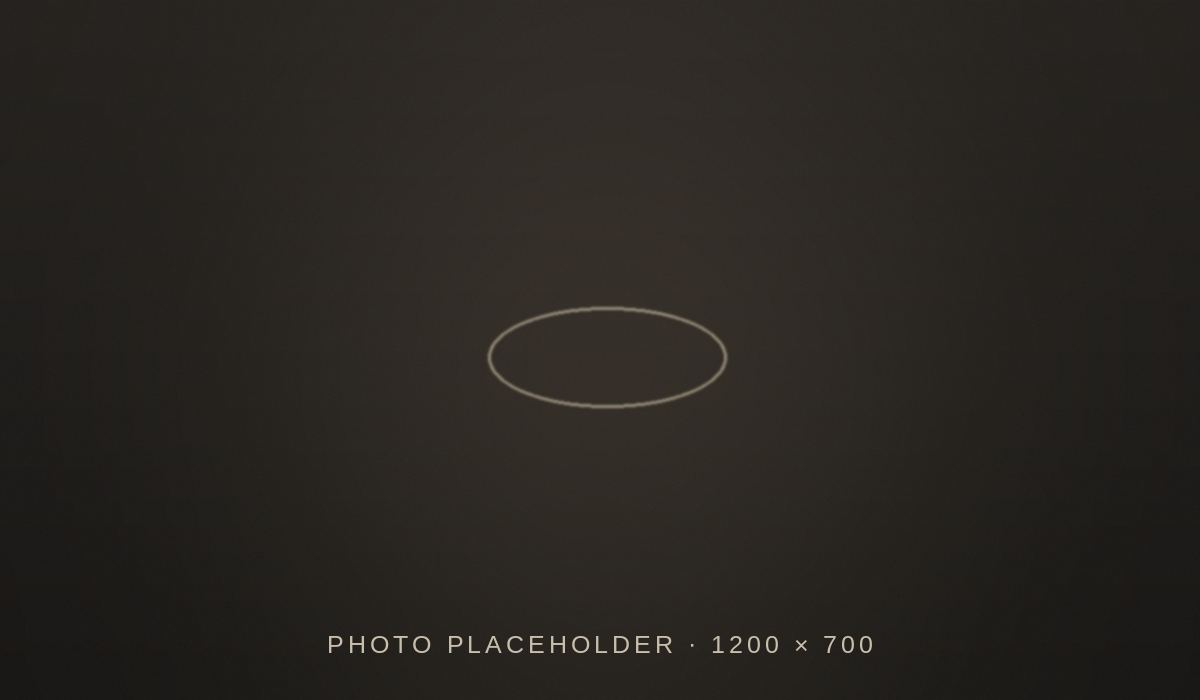
#> input picture assets/images/abandoned-cart-hero.jpg, 1200 x 700 px, given in place of logo.png, which was not available
$ python photos.py
#> lines starting #> are read from the running program, lines starting #| are printed output that depends on the picture; pictures that were not available may be replaced by others from this repository, and a replacement may not be noted
#!/usr/bin/env python3
"""7th & Hill photo pipeline: one colour grade for every photo, then the crops the emails use.

    python3 scripts/photos.py

Reads originals from assets/photos/ and writes assets/images/:
  hero-*.jpg     full-width photo (1200 px, shown at 600) with the round seal on its lower edge
  feature-*.jpg  large square photo for collages (704 px, shown at 352)
  tile-*.jpg     small square of a worn piece, same size as a product tile
  story-*.jpg    photo inside a block (no seal)
  product-1xx.jpg  packshots on the moonlit backdrop (PACKSHOTS); seal.png for letters without a photo

To swap a photo: put the new original in assets/photos/, change its name in SHOTS below, run the
script, then `python3 scripts/build.py`. Product photos (product-NN.jpg) are not touched here.
"""
from pathlib import Path
import numpy as np
from PIL import Image, ImageDraw, ImageOps

ROOT = Path(__file__).resolve().parent.parent
PHOTOS, OUT = ROOT / "assets" / "photos", ROOT / "assets" / "images"

# name -> (original, kind, crop box as fractions (left, top, right, bottom) or None)
SHOTS = {
    # full-width photos with the seal (hero)
    "hero-sally-fireplace.jpg":  ("sally-fireplace.jpg",             "hero",    (0.11, 0.19, 0.95, 0.64)),
    "hero-sally-velvet.jpg":     ("sally-velvet.jpg",                "hero",    (0, 0.03, 1, 0.48)),
    "hero-lily-bracelet.jpg":    ("sally-lily-bracelet.jpg",         "hero",    (0, 0.10, 1, 0.90)),
    "hero-model-sweater.jpg":    ("model-green-sweater.jpg",         "hero",    None),
    "hero-model-sweater-bag.jpg": ("model-sweater-bag.jpg",          "hero",    (0.04, 0, 1, 1)),
    "hero-sweater-hand.jpg":     ("model-sweater-bag.jpg",           "hero",    (0.30, 0.18, 0.80, 0.86)),
    "hero-model-armchair.jpg":   ("model-armchair-compass.jpg",      "hero",    (0, 0.02, 1, 0.70)),
    "hero-model-armchair-locket.jpg": ("model-green-armchair.jpg",   "hero",    (0, 0.02, 1, 0.64)),
    "hero-water-lilies.jpg":     ("model-water-lilies.jpg",          "hero",    (0.10, 0, 0.98, 1)),
    "hero-bookbox-library.jpg":  ("bookbox-library.jpg",             "hero",    (0, 0.06, 1, 1)),
    "hero-envelope-rings.jpg":   ("envelope-rings.jpg",              "hero",    (0, 0.08, 1, 1)),
    "hero-rings-table.jpg":      ("rings-table-bag.jpg",             "hero",    (0, 0.30, 1, 0.88)),
    "hero-locket-closeup.jpg":   ("locket-closeup.jpg",              "hero",    (0, 0.18, 1, 0.92)),
    "hero-pendant-book.jpg":     ("pendant-red-book.jpg",            "hero",    (0, 0.04, 1, 1)),
    "hero-necklaces-book.jpg":   ("necklaces-green-book.jpg",        "hero",    None),
    "hero-hand-rings.jpg":       ("hand-rings.jpg",                  "hero",    (0, 0.12, 1, 0.88)),
    "hero-archive-corner.jpg":   ("corner-7th-hill-1920s.jpg",       "hero",    None),
    "hero-archive-building.jpg": ("archive-st-vincent-building.jpg",  "hero",    (0, 0.08, 1, 0.70)),
    # large square photos inside collages (feature)
    "feature-hands.jpg":         ("hand-rings.jpg",                  "feature", (0, 0, 1, 1)),
    "feature-locket.jpg":        ("locket-closeup.jpg",              "feature", (0, 0.30, 1, 1)),
    "feature-rings-table.jpg":   ("rings-table-bag.jpg",             "feature", (0, 0.20, 1, 0.95)),
    "feature-necklaces-books.jpg": ("necklaces-books.jpg",           "feature", None),
    "hero-pendants-books.jpg":   ("necklaces-books.jpg",             "hero",    (0, 0.10, 1, 0.80)),
    "feature-compass.jpg":       ("compass-horn-velvet.jpg",         "feature", (0, 0.06, 1, 0.86)),
    # small squares of worn pieces, same size as product tiles (tile)
    "tile-talisman-locket.jpg":  ("locket-closeup.jpg",              "tile",    (0.10, 0.44, 0.90, 0.90)),
    # photos inside a block, no seal (story)
    "story-bookbox.jpg":         ("bookbox-library.jpg",             "story",   None),
    "popup-locket.jpg":          ("locket-closeup.jpg",              "story",   (0, 0.36, 1, 0.86)),
    # round portrait for Sally's notes
    "sally-avatar.png":          ("sally-fireplace.jpg",             "avatar",  (0.330, 0.245, 0.710, 0.499)),
}

# white-background packshots -> product tiles on the soft moonlit backdrop all catalog pieces share
PACKSHOTS = {
    "product-101.jpg": "ring-sunburst.jpg",     # Art Deco Sunburst Ring
    "product-102.jpg": "heart-sunburst.jpg",    # Radiant Sunburst Heart
    "product-103.jpg": "charm-baby.jpg",        # Hand & Footprint Heart
    "product-104.jpg": "charm-butterfly.jpg",   # Fluted Diamond Butterfly
    "product-105.jpg": "ring-date.jpg",         # Custom Date Ring
}


def grade(im: Image.Image) -> Image.Image:
    """Warm, slightly muted, matte: deep green-tinted shadows, soft warm highlights."""
    a = np.asarray(im.convert("RGB")).astype(np.float32) / 255.0
    lum = (0.299 * a[..., 0] + 0.587 * a[..., 1] + 0.114 * a[..., 2])[..., None]
    a = lum + (a - lum) * 0.80                                  # mute colour a little
    a = a * np.array([1.015, 1.0, 0.965])                      # warm the whole frame slightly
    mean = float(lum.mean())                                    # pull very bright photos down,
    a = a * (1 - 0.65 * max(0.0, mean - 0.40))                  # so all shots sit at a similar key
    a = 0.035 + a * 0.93                                        # matte: lifted blacks, softer whites
    a = np.clip(a, 0, 1)
    a = a + 0.5 * (a - 0.5) * 0.12 * (1 - np.abs(a - 0.5) * 2)  # gentle S-curve in the mid-tones
    shadow = np.clip(1 - lum * 2.2, 0, 1)                       # split tone
    high = np.clip((lum - 0.55) * 2.2, 0, 1)
    a = a + shadow * np.array([-0.012, 0.010, 0.004]) + high * np.array([0.040, 0.016, -0.034])
    return Image.fromarray((np.clip(a, 0, 1) * 255).astype(np.uint8))


# animated GIFs cut from short videos: name -> (video, start s, length s, hold last frame s, width, crop as fractions[, fps])
CLIPS = {
    "unboxing.gif": ("unboxing.mov", 0.0, 3.0, 2.5, 300, (0.145, 0.26, 0.865, 0.80)),
}


# slideshows from a video: name -> (video, [frame times in s], seconds per slide, width, crop)
# A whole video as a GIF is too heavy for email; a few sharp frames hold up better and weigh far less.
SLIDES = {
}


# animated grid cells: one square that cross-fades between catalog pieces (numbers from assets/catalog.json)
CELLS = {
    "anim-rings.gif":     ([21, 20, 19], 0),
    "anim-t1-rings.gif":  ([18, 21, 20, 19], 0),   # T1: Sally's Art Deco Statement Ring first, the wing ring stays in
    "anim-charms.gif":    ([2, 28, 31], 12),
    "anim-pendants.gif":  ([25, 1, 15], 0),
    "anim-earrings.gif":  ([16, 17, 11], 12),
    "anim-necklaces.gif": ([13, 14, 29], 6),
    "anim-w3-rings.gif":  ([26, 101, 105], 0),
    "anim-w3-hearts.gif": ([102, 103], 12),
}


def crop(im, box):
    if not box:
        return im
    w, h = im.size
    return im.crop((int(box[0] * w), int(box[1] * h), int(box[2] * w), int(box[3] * h)))


def seal_disc(d=144, ring=6):
#> called with d = 144, ring = 6
    logo = Image.open(OUT / "logo.png").convert("RGBA").resize((d, d), Image.LANCZOS)
    disc = Image.new("RGBA", (d + 2 * ring,) * 2, (0, 0, 0, 0))
#> disc: PIL image 156x156 RGBA; every value is 0
    ImageDraw.Draw(disc).ellipse([0, 0, d + 2 * ring - 1, d + 2 * ring - 1], fill=(247, 245, 241, 255))
    disc.alpha_composite(logo, (ring, ring))
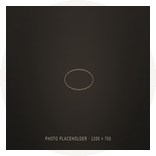
#> disc: PIL image 156x156 RGBA; mean R, G, B, A 44.8, 41.7, 37.9, 227.5; transparent parts drawn white
    return disc


# [20 lines left out: functions moonlit, packshots, not called in this run]


def seal_png():
    """The seal on its own, for letters that open without a photo."""
    seal_disc().save(OUT / "seal.png", optimize=True)


def main():
    disc = seal_disc()
    for name, (src, kind, box) in SHOTS.items():
        if kind == "split":  # two photos side by side, one seal across the seam
            halves = [ImageOps.fit(grade(crop(Image.open(PHOTOS / f).convert("RGB"), b)), (600, 760), Image.LANCZOS) for f, b in src]
            out = Image.new("RGB", (1200, 760 + disc.size[1] // 2), "white")
            out.paste(halves[0], (0, 0)); out.paste(halves[1], (600, 0))
            out.paste(disc, ((1200 - disc.size[0]) // 2, 760 - disc.size[1] // 2), disc)
            out.save(OUT / name, quality=82, optimize=True, progressive=True)
            print(f"{name:26} {out.size[0]}x{out.size[1]}")
            continue
        im = grade(crop(Image.open(PHOTOS / src).convert("RGB"), box))
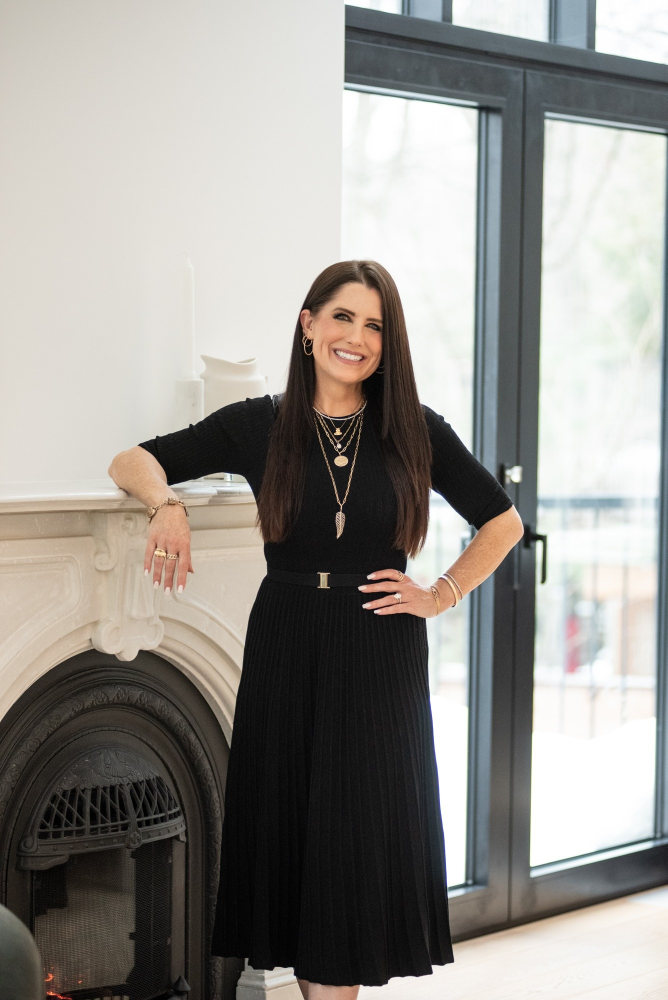
#> input picture assets/photos/sally-fireplace.jpg, 1335 x 2000 px (shown at 1/2 size)
#> in crop, `w, h = im.size`: w = 1335; h = 2000
#> in grade, `lum = (0.299 * a[..., 0] + 0.587 * a[..., 1] + 0.114 * a[..., 2])[...,..`:
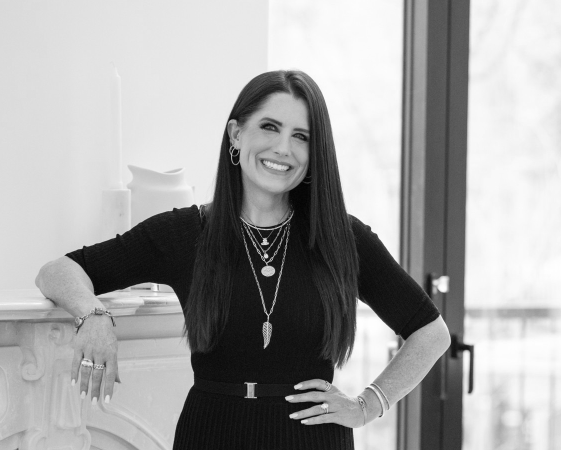
#> lum: shape (900, 1122, 1) float32 (shown at 1/2 size); min 0, max 1, mean 0.645
#> in grade, `mean = float(lum.mean())`: mean = 0.645
#> in grade, `a = a * (1 - 0.65 * max(0.0, mean - 0.40))`:
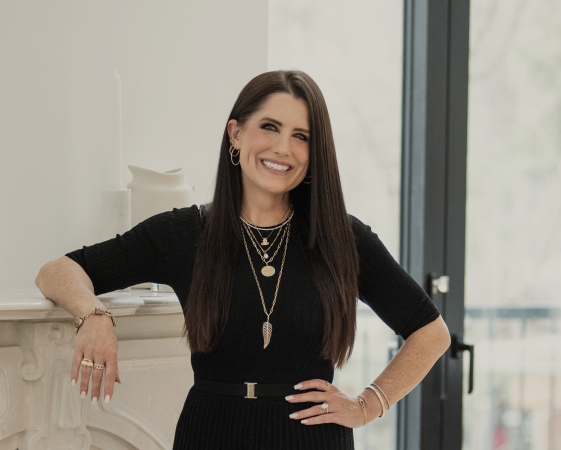
#> a: shape (900, 1122, 3) float64 (shown at 1/2 size); mean R, G, B 0.563, 0.54, 0.504
#> in grade, `shadow = np.clip(1 - lum * 2.2, 0, 1)`:
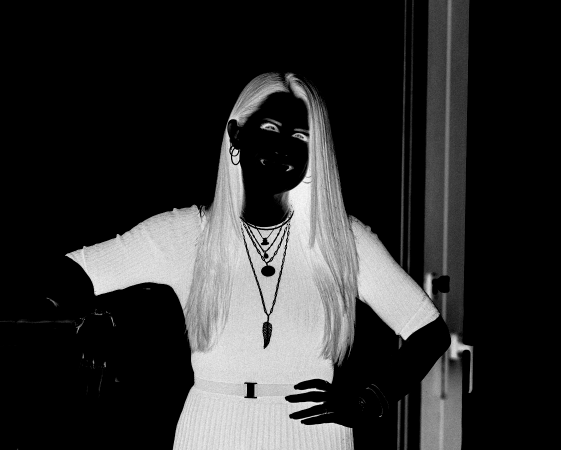
#> shadow: shape (900, 1122, 1) float32 (shown at 1/2 size); min 0, max 1, mean 0.185
#> in grade, `high = np.clip((lum - 0.55) * 2.2, 0, 1)`:
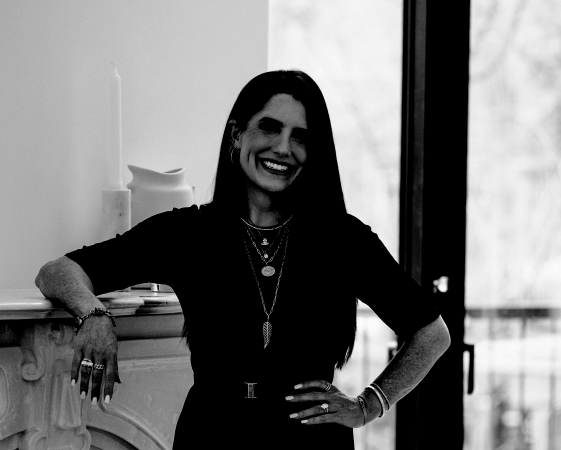
#> high: shape (900, 1122, 1) float32 (shown at 1/2 size); min 0, max 0.99, mean 0.458
        if kind == "avatar":  # round portrait with a cream ring, transparent corners
            size, ring, k = 168, 6, 4  # shown at 56px: three times sharper; circles drawn 4x and scaled down
            big = Image.new("RGBA", (size * k, size * k), (0, 0, 0, 0))
            ImageDraw.Draw(big).ellipse([0, 0, size * k - 1, size * k - 1], fill=(247, 245, 241, 255))
            face = ImageOps.fit(im, ((size - 2 * ring) * k,) * 2, Image.LANCZOS, centering=(0.5, 0.5))
            mask = Image.new("L", face.size, 0); ImageDraw.Draw(mask).ellipse([0, 0, face.size[0] - 1, face.size[1] - 1], fill=255)
            big.paste(face, (ring * k, ring * k), mask)
            out = big.resize((size, size), Image.LANCZOS)
            out.save(OUT / name, optimize=True)
            print(f"{name:26} {size}x{size}")
            continue
        if kind == "hero":
            w = 1200
            im = im.resize((w, round(im.size[1] * w / im.size[0])), Image.LANCZOS)
            out = Image.new("RGB", (w, im.size[1] + disc.size[1] // 2), "white")
#> out: PIL image 1200x1041 RGB; every value is 255
            out.paste(im, (0, 0))
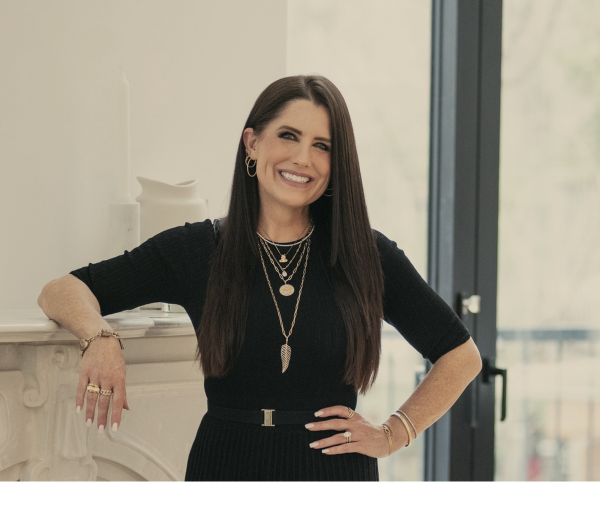
#> out: PIL image 1200x1041 RGB (shown at 1/2 size); mean R, G, B 154.8, 148.1, 134.3
            out.paste(disc, ((w - disc.size[0]) // 2, im.size[1] - disc.size[1] // 2), disc)
        elif kind == "feature":
            out = ImageOps.fit(im, (704, 704), Image.LANCZOS)
        elif kind == "tile":
            out = ImageOps.fit(im, (440, 440), Image.LANCZOS)
        else:
            w = min(1200, im.size[0])
            out = im.resize((w, round(im.size[1] * w / im.size[0])), Image.LANCZOS)
        out.save(OUT / name, quality=82, optimize=True, progressive=True)
        print(f"{name:26} {out.size[0]}x{out.size[1]}")
#| hero-sally-fireplace.jpg   1200x1041
#> pass 2 of the loop in main, `for name, (src, kind, box) in SHOTS.items():`:
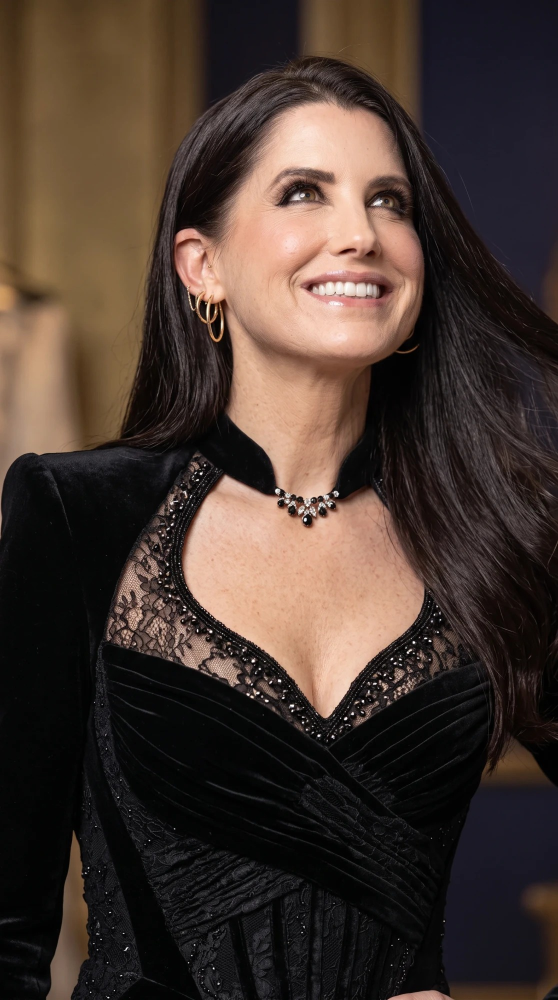
#> input picture assets/photos/sally-velvet.jpg, 1116 x 2000 px (shown at 1/2 size)
#> in grade (call 2), `lum = (0.299 * a[..., 0] + 0.587 * a[..., 1] + 0.114 * a[..., 2])[...,..`:
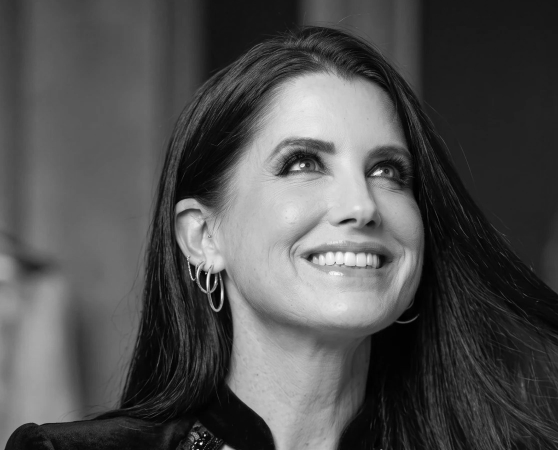
#> lum: shape (900, 1116, 1) float32 (shown at 1/2 size); min 0, max 0.998, mean 0.316
#> mean = 0.316
#> shadow: shape (900, 1116, 1) float32
#> high: shape (900, 1116, 1) float32
#> im: PIL image 1200x968 RGB
#> in main, `out.paste(im, (0, 0))`:
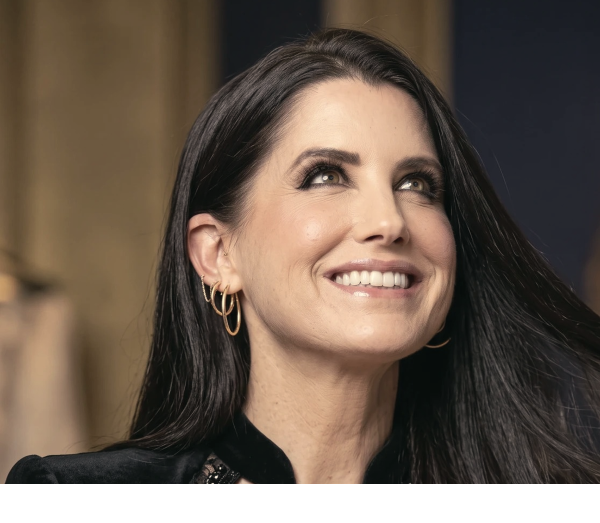
#> out: PIL image 1200x1046 RGB (shown at 1/2 size); mean R, G, B 107.7, 93, 80.7
#| hero-sally-velvet.jpg      1200x1046
#> pass 3 of the loop in main, `for name, (src, kind, box) in SHOTS.items():`:
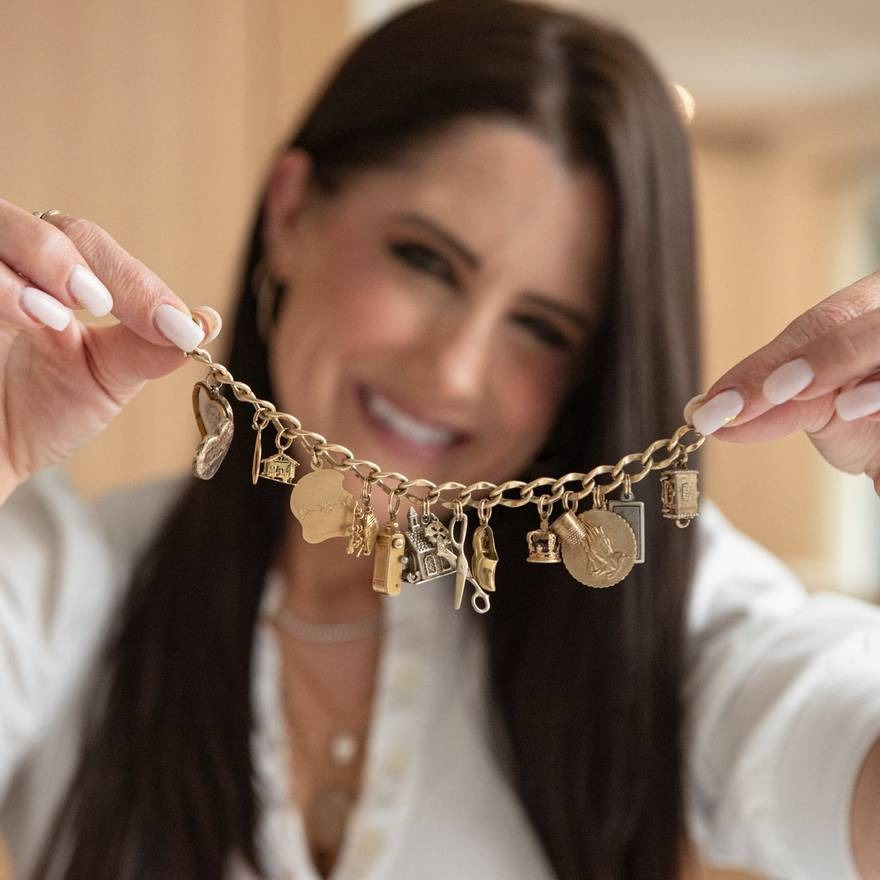
#> input picture assets/photos/sally-lily-bracelet.jpg, 880 x 880 px
#> in grade (call 3), `lum = (0.299 * a[..., 0] + 0.587 * a[..., 1] + 0.114 * a[..., 2])[...,..`:
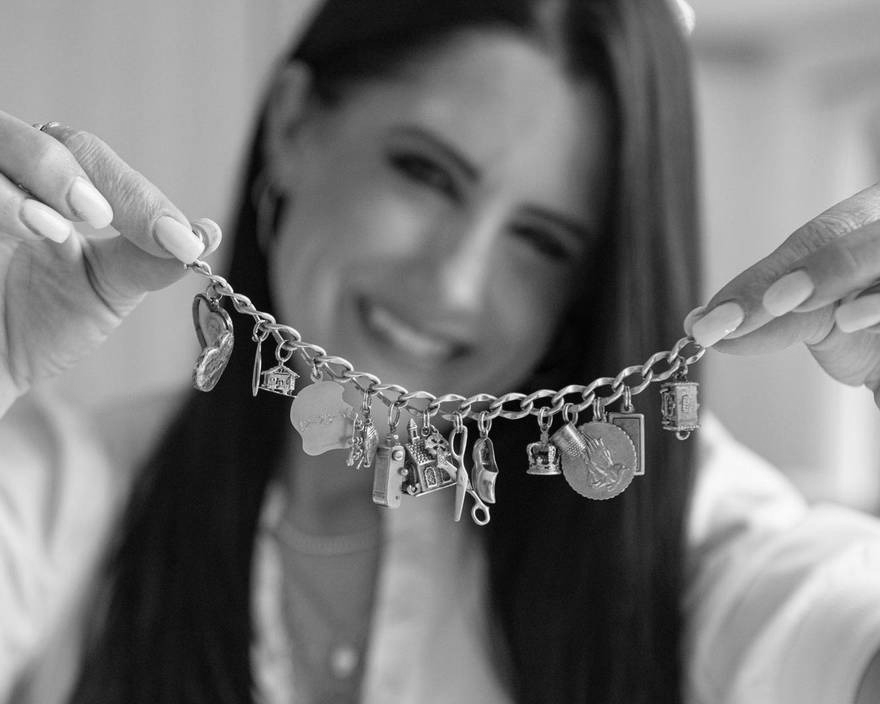
#> lum: shape (704, 880, 1) float32; min 0, max 0.997, mean 0.467
#> mean = 0.467
#> in grade (call 3), `shadow = np.clip(1 - lum * 2.2, 0, 1)`:
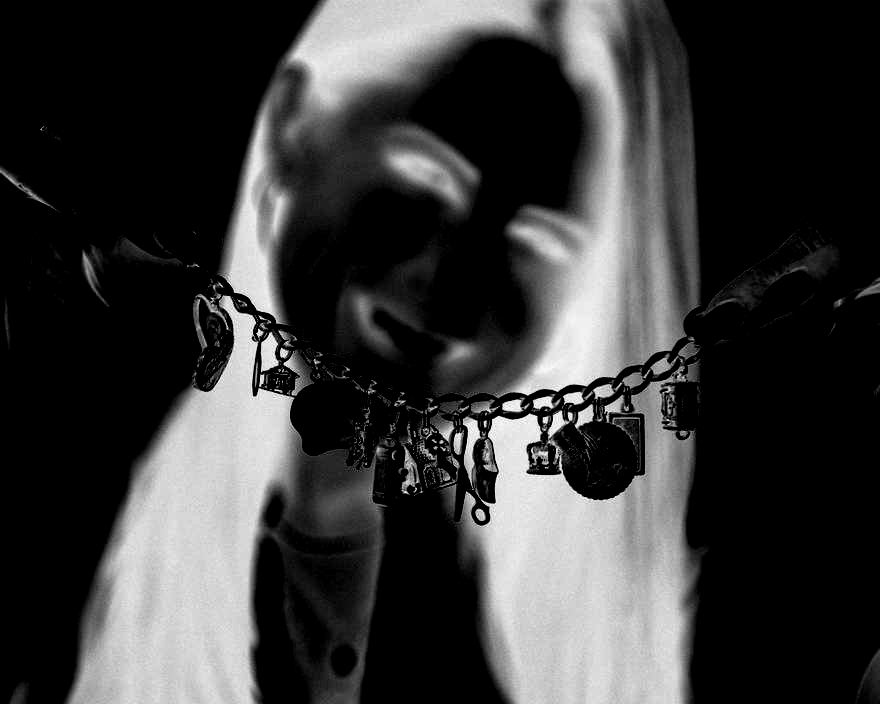
#> shadow: shape (704, 880, 1) float32; min 0, max 1, mean 0.228
#| hero-lily-bracelet.jpg     1200x1038
#> the loop made 7 passes; the first 3 are shown


# [63 lines left out: functions clips, slides, cells, not called in this run]


if __name__ == "__main__":
#> (the run stopped early here; a loop or call above may not have finished)
